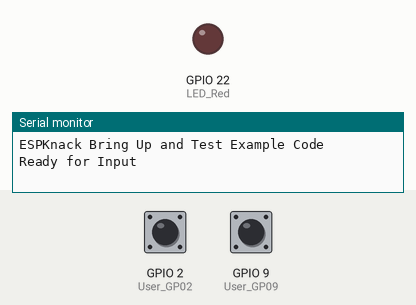
A sketch run on a simulated ESP32-C6. On the bench: output pins drawn as LEDs (lit = HIGH), the last lines printed to the serial monitor. The test bench sets the inputs (shaded band); at power-on: GPIO 2 (User_GP02) HIGH, GPIO 9 (User_GP09) HIGH.

Above: at 1.4 s.
1.5 s: GPIO 2 (User_GP02) pulled LOW for 3.2 s
At 2.3 s:
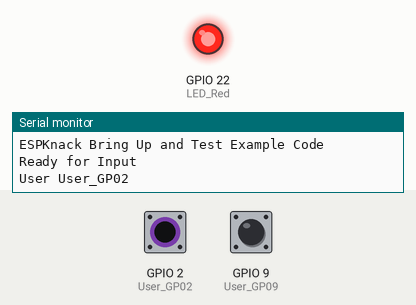
7.0 s: GPIO 9 (User_GP09) pulled LOW for 3.2 s
At 12.2 s:
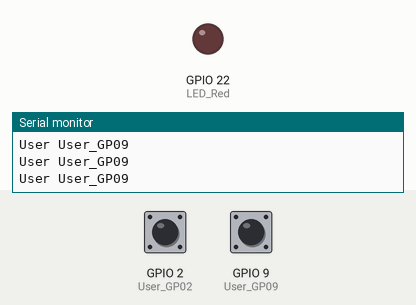
Timing chart, 0 to 13.7 s (numbered marks = the images above; inputs shaded):
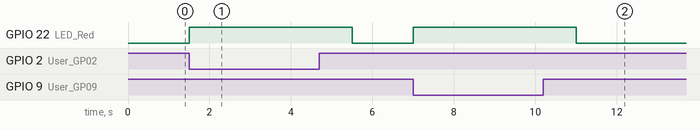

Measured:
- after the input at 1.5 s, GPIO 22 (LED_Red): LOW → HIGH at once, → LOW 4.0 s later
- after the input at 7.0 s, GPIO 22 (LED_Red): LOW → HIGH at once, → LOW 4.0 s later

The sketch:

User_Button_Test.ino
```cpp
/*
  Dave Williams, DitroniX 2019-2026 (ditronix.net)
  ESPKnack - IoT ESP32-C6 Based Home and Industrial Controller SDK
  Features include ESP32-C6, LoRa, Isolated I/Os, RS485, 5-60V, 4-20mA, Relays, DIN SDK

  PCA 1.2604 - Basic Bring Up Test Code - May 2026

  Remember!
  - Set the BOARD to Use ESP32C6 Dev Module (or similar).
  - You can also set the BAUD rate up to 921600 to speed up flashing.
  - The SDK does NOT need external power to flash.  It will take Power from the USB 5V.
  - The Serial Monitor is configured for BAUD 115200

  The purpose of this test code is to cycle through the various main functions of the board as part of bring up testing.
  .
  This test code is OPEN SOURCE and formatted for easier viewing.  Although is is not intended for real world use, it may be freely used, or modified as needed.
  It is distributed on an "AS IS" BASIS, WITHOUT WARRANTIES OR CONDITIONS OF ANY KIND, either express or implied.

  Further information, details and examples can be found on our website or github.com/DitroniX

  * github.com/DitroniX
  * github.com/DitroniX/ESPKnack-LoRa-Isolated-I-Os-RS485-5-60V-4-20mA-Relays-DIN
  * github.com/DitroniX/ESPKnack-LoRa-Isolated-I-Os-RS485-5-60V-4-20mA-Relays-DIN/wiki
  * hackster.io/DitroniX/espknack-lora-isolated-i-os-rs485-5-60v-4-20ma-relays-sdk-b70677
*/

// ****************  VARIABLES / DEFINES / STATIC / STRUCTURES / CONSTANTS ****************

// **************** INPUTS ****************
#define User_GP02 2
#define User_GP09 9

// **************** OUTPUTS ****************
#define LED_Red 22  // Red LED

// **************** SETUP ****************
void setup() {

  // Stabalise
  delay(250);

  // Initialise UART
  Serial.begin(115200, SERIAL_8N1);  // 115200
  while (!Serial)
    ;
  Serial.println("");

  //  Configures the specified LED GPIO as outputs
  pinMode(LED_Red, OUTPUT);

  // LEDs Default Off State
  digitalWrite(LED_Red, LOW);

  // Configure GPIO Inputs
  pinMode(User_GP02, INPUT_PULLUP);
  pinMode(User_GP09, INPUT_PULLUP);

  Serial.println("ESPKnack Bring Up and Test Example Code");
  Serial.println("Ready for Input");
}

// **************** LOOP ****************
void loop() {

  // Check for Button Press
  if (digitalRead(User_GP02) == LOW) {

    Serial.println("User User_GP02");

    // Blue
    digitalWrite(LED_Red, HIGH);
    delay(1000);
    digitalWrite(LED_Red, LOW);
  }

  if (digitalRead(User_GP09) == LOW) {

    Serial.println("User User_GP09");

    // Red
    digitalWrite(LED_Red, HIGH);
    delay(1000);
    digitalWrite(LED_Red, LOW);
  }
}
```
